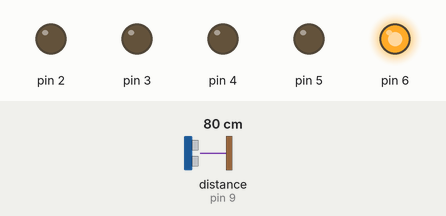
Simulated run of this sketch. Board: Arduino Uno, built with avr-gcc and run on an emulated ATmega328P. Shown: output pins drawn as LEDs (lit = HIGH). Inputs (shaded band) come from the test bench; at power-on: distance to the obstacle (sensor on pin 9) 80 cm. The echo pulse lasts 58.3 µs per cm; pins used as bus, display or sensor lines are not drawn; what the sketch prints to the serial monitor is not drawn.

Above: at 1.3 s.
1.4 s: distance to the obstacle (sensor on pin 9) set to 34 cm
2.9 s: distance to the obstacle (sensor on pin 9) set to 28 cm
At 4.2 s:
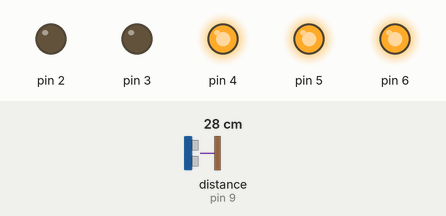
4.5 s: distance to the obstacle (sensor on pin 9) set to 23 cm
6.0 s: distance to the obstacle (sensor on pin 9) set to 19 cm
At 7.2 s:
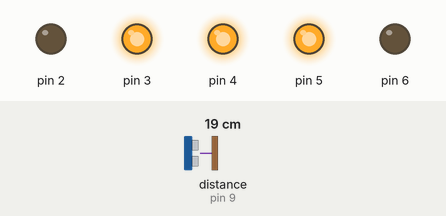
7.5 s: distance to the obstacle (sensor on pin 9) set to 35 cm
At 8.6 s:
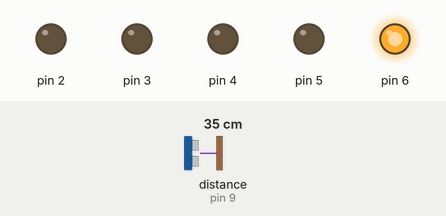
9.0 s: distance to the obstacle (sensor on pin 9) set to 27 cm
At 10.0 s:
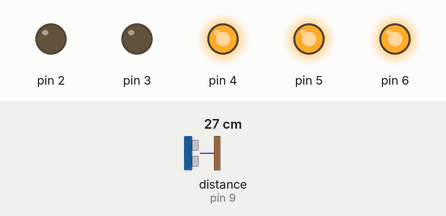
Timing chart, 0 to 11.5 s (numbered marks = the images above; inputs shaded):
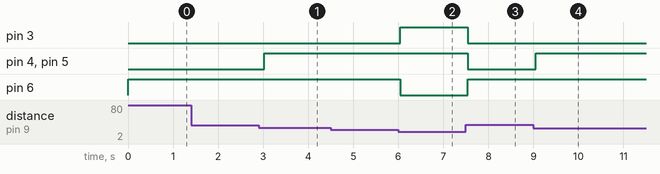

Measured:
- the behaviour switches between 32 and 31 cm on distance to the obstacle (sensor on pin 9) (found by bisection; images 0 and 1)
- the behaviour switches between 22 and 21 cm on distance to the obstacle (sensor on pin 9) (found by bisection; images 1 and 2)
- after the input at 1.4 s, every drawn part: stays the same
- after the input at 2.9 s, pin 4, pin 5: LOW → HIGH after 0.13 s
- after the input at 4.5 s, every drawn part: stays the same
- after the input at 6.0 s, pin 3: LOW → HIGH at once; pin 6: HIGH → LOW at once
- after the input at 7.5 s, pin 3–5: HIGH → LOW after 0.05 s; pin 6: LOW → HIGH after 0.05 s
- after the input at 9.0 s, pin 4, pin 5: LOW → HIGH after 0.05 s

The sketch:

water-level-indicator.ino
```cpp
int tri=8;
int echo=9;
int d;
long duration;
void setup() {


  pinMode(10,INPUT_PULLUP);

  pinMode(tri,OUTPUT);
  pinMode(6,OUTPUT);
  pinMode(5,OUTPUT);
  pinMode(4,OUTPUT);
  pinMode(3,OUTPUT);
  pinMode(2,OUTPUT);
  pinMode(echo,INPUT);
  Serial.begin(9600);
}

void loop() {
  digitalWrite(tri,0);
  delayMicroseconds(5);
  digitalWrite(tri,1);
  delayMicroseconds(10);
  digitalWrite(tri,0);
  duration=pulseIn(echo,1);
  d=(duration*0.0343)/2;
  Serial.print("dist is");
  Serial.println(d);
  if(d>30)
  {
    digitalWrite(6,1);
    digitalWrite(5,0);
    digitalWrite(4,0);
    digitalWrite(3,0);
    digitalWrite(2,0);
Serial.print("empty");

  }
  else{
    if(d<=30&&d>20)
    {
      digitalWrite(5,1);
      digitalWrite(4,1);
      Serial.print("L1");
      Serial.print("L2");


    }
    else{
      if(d<=20&&d>10)
      {
        digitalWrite(4,1);
        digitalWrite(3,1);
        digitalWrite(6,0);
        Serial.print("full");


      }
    }
  }
  delay(500);
}
```
